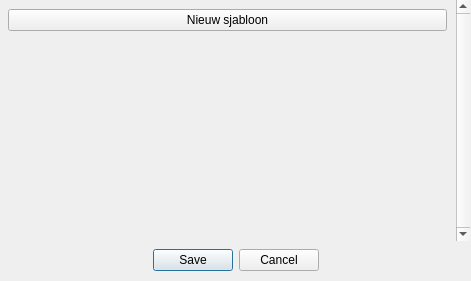
<?xml version="1.0" encoding="UTF-8"?>
<ui version="4.0">
 <class>Rooster_EPD_sjablonen</class>
 <widget class="QDialog" name="Rooster_EPD_sjablonen">
  <property name="geometry">
   <rect>
    <x>0</x>
    <y>0</y>
    <width>471</width>
    <height>281</height>
   </rect>
  </property>
  <property name="minimumSize">
   <size>
    <width>471</width>
    <height>171</height>
   </size>
  </property>
  <property name="maximumSize">
   <size>
    <width>471</width>
    <height>16777215</height>
   </size>
  </property>
  <property name="windowTitle">
   <string>Sjablonen bewerken</string>
  </property>
  <widget class="QDialogButtonBox" name="buttonBox">
   <property name="geometry">
    <rect>
     <x>0</x>
     <y>240</y>
     <width>471</width>
     <height>41</height>
    </rect>
   </property>
   <property name="orientation">
    <enum>Qt::Orientation::Horizontal</enum>
   </property>
   <property name="standardButtons">
    <set>QDialogButtonBox::StandardButton::Cancel|QDialogButtonBox::StandardButton::Save</set>
   </property>
   <property name="centerButtons">
    <bool>true</bool>
   </property>
  </widget>
  <widget class="QScrollArea" name="scrollArea">
   <property name="geometry">
    <rect>
     <x>-1</x>
     <y>0</y>
     <width>471</width>
     <height>241</height>
    </rect>
   </property>
   <property name="frameShape">
    <enum>QFrame::Shape::NoFrame</enum>
   </property>
   <property name="verticalScrollBarPolicy">
    <enum>Qt::ScrollBarPolicy::ScrollBarAlwaysOn</enum>
   </property>
   <property name="horizontalScrollBarPolicy">
    <enum>Qt::ScrollBarPolicy::ScrollBarAlwaysOff</enum>
   </property>
   <property name="widgetResizable">
    <bool>true</bool>
   </property>
   <widget class="QWidget" name="scrollAreaWidgetContents">
    <property name="geometry">
     <rect>
      <x>0</x>
      <y>0</y>
      <width>459</width>
      <height>241</height>
     </rect>
    </property>
    <layout class="QVBoxLayout" name="verticalLayout">
     <item>
      <widget class="QPushButton" name="nieuwButton">
       <property name="text">
        <string>Nieuw sjabloon</string>
       </property>
      </widget>
     </item>
     <item>
      <spacer name="verticalSpacer">
       <property name="orientation">
        <enum>Qt::Orientation::Vertical</enum>
       </property>
       <property name="sizeHint" stdset="0">
        <size>
         <width>20</width>
         <height>40</height>
        </size>
       </property>
      </spacer>
     </item>
    </layout>
   </widget>
  </widget>
 </widget>
 <resources/>
 <connections>
  <connection>
   <sender>buttonBox</sender>
   <signal>accepted()</signal>
   <receiver>Rooster_EPD_sjablonen</receiver>
   <slot>accept()</slot>
   <hints>
    <hint type="sourcelabel">
     <x>248</x>
     <y>254</y>
    </hint>
    <hint type="destinationlabel">
     <x>157</x>
     <y>274</y>
    </hint>
   </hints>
  </connection>
  <connection>
   <sender>buttonBox</sender>
   <signal>rejected()</signal>
   <receiver>Rooster_EPD_sjablonen</receiver>
   <slot>reject()</slot>
   <hints>
    <hint type="sourcelabel">
     <x>316</x>
     <y>260</y>
    </hint>
    <hint type="destinationlabel">
     <x>286</x>
     <y>274</y>
    </hint>
   </hints>
  </connection>
 </connections>
</ui>
